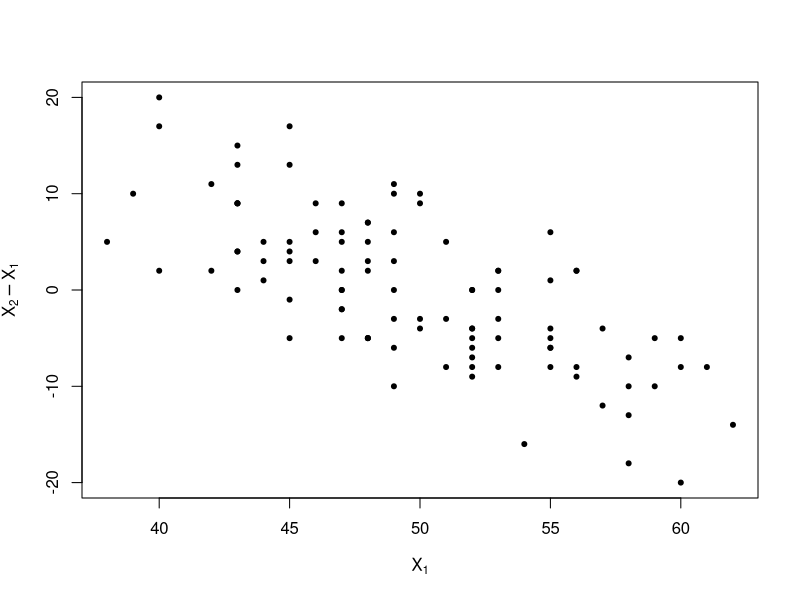

Reproduce this figure in R.
## ---- chunk 1
X=rbinom(101,100,0.5)
X1=X[-101]
X2.menos.X1=diff(X)
plot(X1,X2.menos.X1,pch=20,xlab=expression(X[1]),
     ylab=expression(X[2]-X[1]))
#apunts

